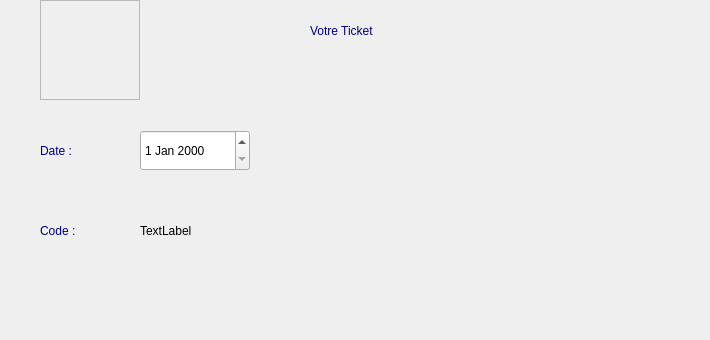
    <widget class="QWidget" name="page_9">
     <widget class="QStackedWidget" name="Widget">
      <property name="geometry">
       <rect>
        <x>30</x>
        <y>-10</y>
        <width>671</width>
        <height>331</height>
       </rect>
      </property>
      <property name="currentIndex">
       <number>0</number>
      </property>
      <widget class="QWidget" name="page_10">
       <widget class="QLabel" name="qrcodepixmapLabel_4">
        <property name="geometry">
         <rect>
          <x>10</x>
          <y>10</y>
          <width>100</width>
          <height>100</height>
         </rect>
        </property>
        <property name="frameShape">
         <enum>QFrame::StyledPanel</enum>
        </property>
        <property name="frameShadow">
         <enum>QFrame::Sunken</enum>
        </property>
        <property name="alignment">
         <set>Qt::AlignCenter</set>
        </property>
       </widget>
       <widget class="QDateEdit" name="dateEdit">
        <property name="geometry">
         <rect>
          <x>110</x>
          <y>140</y>
          <width>110</width>
          <height>41</height>
         </rect>
        </property>
       </widget>
       <widget class="QLabel" name="label">
        <property name="geometry">
         <rect>
          <x>110</x>
          <y>220</y>
          <width>141</width>
          <height>41</height>
         </rect>
        </property>
        <property name="styleSheet">
         <string notr="true">font: 16pt &quot;MS Shell Dlg 2&quot;;</string>
        </property>
        <property name="text">
         <string>TextLabel</string>
        </property>
       </widget>
       <widget class="QLabel" name="label_15">
        <property name="geometry">
         <rect>
          <x>10</x>
          <y>140</y>
          <width>101</width>
          <height>41</height>
         </rect>
        </property>
        <property name="styleSheet">
         <string notr="true">color: rgb(0, 0, 127);
font: 16pt &quot;MS Shell Dlg 2&quot;;</string>
        </property>
        <property name="text">
         <string>Date :</string>
        </property>
       </widget>
       <widget class="QLabel" name="label_46">
        <property name="geometry">
         <rect>
          <x>10</x>
          <y>220</y>
          <width>101</width>
          <height>41</height>
         </rect>
        </property>
        <property name="styleSheet">
         <string notr="true">color: rgb(0, 0, 127);
font: 16pt &quot;MS Shell Dlg 2&quot;;</string>
        </property>
        <property name="text">
         <string>Code :</string>
        </property>
       </widget>
       <widget class="QLabel" name="label_70">
        <property name="geometry">
         <rect>
          <x>280</x>
          <y>0</y>
          <width>311</width>
          <height>81</height>
         </rect>
        </property>
        <property name="styleSheet">
         <string notr="true">color: rgb(0, 0, 127);
font: 28pt &quot;MS Shell Dlg 2&quot;;
</string>
        </property>
        <property name="text">
         <string>Votre Ticket</string>
        </property>
       </widget>
       <widget class="QLabel" name="label_71">
        <property name="geometry">
         <rect>
          <x>270</x>
          <y>230</y>
          <width>191</width>
          <height>91</height>
         </rect>
        </property>
        <property name="text">
         <string/>
        </property>
       </widget>
      </widget>
      <widget class="QWidget" name="page_11"/>
     </widget>
    </widget>
